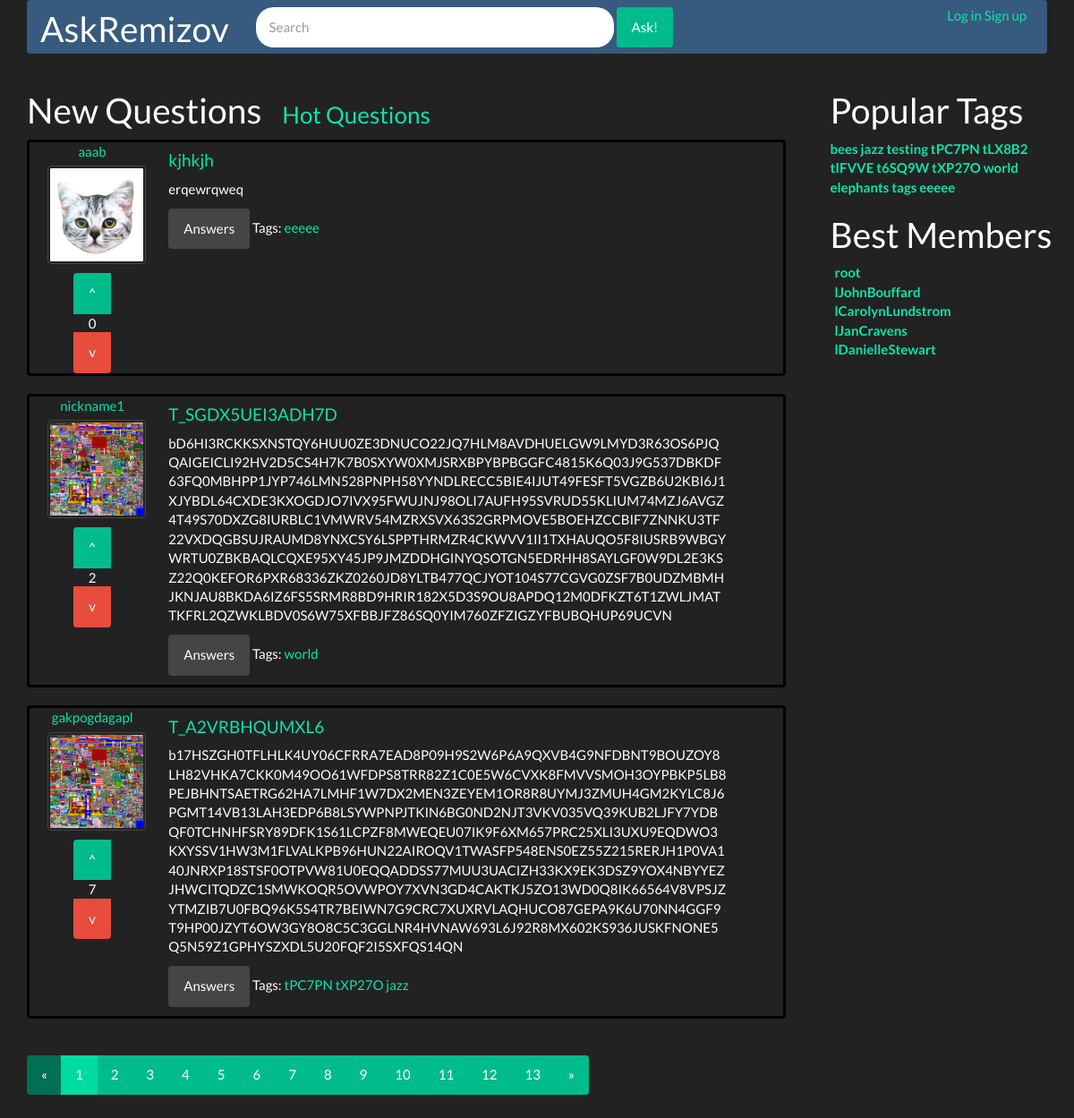
The page /question/ on the database its author committed.
### questions/models.py (models this page shows, shortened)
class Question(models.Model):
    author = models.ForeignKey(Profile, on_delete=models.SET(''))
    title = models.CharField(max_length=MAX_TITLE_LENGTH)
    body = models.CharField(max_length=MAX_TEXT_LENGTH)
    rating = models.IntegerField(default=0)
    publication_date = models.DateTimeField('date published', auto_now=True)
    tags = models.ManyToManyField(Tag)
    objects = QuestionManager()

class Profile(models.Model):
    user = models.OneToOneField(User, on_delete=models.CASCADE)
    rating = models.IntegerField(default=0)
    avatar = models.ImageField(upload_to='%Y/%m/%d/', default='avatar.png')
    objects = ProfileManager()

class Tag(models.Model):
    text = models.CharField(max_length=MAX_TAG_LENGTH)
    objects = TagManager()

### questions/views.py (the view)
def new_questions_view(request):
    show_hot = True if int(request.GET.get('hot') or 0) else False
    questions = get_page(Question.objects.order_by('-rating' if show_hot else '-publication_date'), 3,
                         int(request.GET.get('page') or 1))
    return render(request, 'questions/base.html', {
                  'get_parameters': get_GET_parameters(request),
                  'questions': questions,
                  'best_members': get_best_members(),
                  'popular_tags': Tag.objects.get_popular(16),
                  'show_hot': show_hot,
                  })

### questions/models.py (called while the page is built)
    def get_popular(self, number):
        return Tag.objects.annotate(num_questions=Count('question')).order_by('-num_questions')[:number]

### questions/views.py (called while the page is built)
def get_page(objects, page_size, page_number):
    paginator = Paginator(objects, page_size)
    try:
        result = paginator.page(page_number)
    except PageNotAnInteger:
        result = paginator.page(1)
    except EmptyPage:
        result = paginator.page(paginator.num_pages)
    return result

def get_GET_parameters(request):
    parameters = ''
    for parameter in (request.GET.items()):
        parameters += str(parameter[0] + '=' + parameter[1] + '&')
    return parameters

def get_best_members():
    return User.objects.order_by('profile__rating')[:5]

### templates/questions/base.html (shortened to what this page needs)
{% load static %}
<!DOCTYPE html>
<html lang="en">
<head>
	<link href="{% static "bootstrap/css/darkly_bootstrap.css" %}" type="text/css" rel="stylesheet">
</head>
<body class="container">
	{% include 'questions/navbar.html' %}
	<div class="row">
		<div class="col-sm-9 left_side">
			<div class="row">
				{% if show_hot == 0 %}
				<h1 class="header_questions">New Questions</h1>
				<a href="{% url 'base' %}?hot=1"><h3 class="header_hot_questions">Hot Questions</h3></a>
				{% else %}
				<a href="{% url 'base' %}?"><h3 class="header_questions">New Questions</h3></a>
				<h1 class="header_hot_questions">Hot Questions</h1>
				{% endif %}
			</div>
			{% for question in questions %}
				{% include 'questions/question.html' %}
			{% endfor %}
			{% if questions.has_other_pages %}
				<ul class="pagination">
					{% if questions.has_previous %}
						<li><a href="?{{ get_parameters }}page={{ questions.previous_page_number }}">&laquo;</a></li>
					{% else %}
						<li class="disabled"><span>&laquo;</span></li>
					{% endif %}
					{% for i in questions.paginator.page_range %}
						{% if questions.number == i %}
							<li class="active"><span>{{ i }} <span class="sr-only">(current)</span></span></li>
						{% else %}
							<li><a href="?{{ get_parameters }}page={{ i }}">{{ i }}</a></li>
						{% endif %}
					{% endfor %}
					{% if questions.has_next %}
						<li><a href="?{{ get_parameters }}page={{ questions.next_page_number }}">&raquo;</a></li>
					{% else %}
						<li class="disabled"><span>&raquo;</span></li>
					{% endif %}
				</ul>
			{% endif %}
		</div>
		<div class="col-sm-3" id="right_side">
			{% include 'questions/popular_tags.html' %}
			{% include 'questions/best_members.html' %}
		</div>
	</div>
</body>
</html>

### templates/questions/question.html
{% load static %}
<div class="question">
	<div class="col-sm-2 question_info">
		<center><a> {{ question.author.user.first_name }} </a></center>
		<a>
			{% if question.author.avatar %}
				<img src="{{ question.author.avatar.url }}" alt="72x72" class="img-thumbnail question_img">
			{% endif %}
		</a>
		<div class="rating">
			<center>
				<div class="btn-group btn-group-vertical">
					<button type="submit" class="btn btn-success" id="btn_rating">^</button>
					{{ question.rating }}
					<button type="submit" class="btn btn-danger" id="btn_rating">v</button>
				</div>
			</center>
		</div>
	</div>
	<div class="row">
		<div class="col-sm-9">
			<a href="/question/q/{{ question.id }}">
				<h4>{{ question.title }}</h4>
			</a>
			<p>{{ question.body }}</p>
			<p>
				<a href="{% url 'answers' question.id %}" class="btn btn-default">
					Answers
			    </a>
					Tags:
					{% for tag in question.tags.all %}
					<a href="{% url 'questions_by_tag' tag.id %}"> {{ tag.text }} </a>
					{% endfor %}
			</p>
		</div>
	</div>
</div>

### templates/questions/popular_tags.html
<div class="row">
	<h1>Popular Tags</h1>
</div>
<div align="left" class="row">
	{% for tag in popular_tags %}
		<a href="/question/tag/{{ tag.id }}"><b>
			{{ tag.text }}
		</b></a>
	{% endfor %}
</div>

### templates/questions/best_members.html
<div class="row">
    <h1>Best Members</h1>
</div>
<ul class="best_members">
    {% for member in best_members %}
        <li><a><b> {{ member.username }} </b></a></li>
    {% endfor %}
</ul>

### rows shown on the page
Question: author.user.first_name "aaab", author.avatar (placeholder picture), rating "0", title "kjhkjh", body "erqewrqweq"
Tag: text "eeeee"
Question: author.user.first_name "nickname1", author.avatar (placeholder picture), rating "2", title "T_SGDX5UEI3ADH7D", body "bD6HI3RCKKSXNSTQY6HUU0ZE3DNUCO22JQ7HLM8AVDHUELGW9LMYD3R63OS6PJQQAIGEICLI92HV2D5CS4H7K7B0SXYW0XMJSRXBPYBPBGGFC4815K6Q03J9G537DBKDF63FQ0MBHPP1JYP746LMN528PNPH58YYNDLRECC5BIE4IJUT49FESFT5VGZB6U2KBI6J1XJYBDL64CXDE3KXOGDJO7IVX95FWUJNJ98OLI7AUFH95SVRUD55KLIUM74MZJ6AVGZ4T49S70DXZG8IURBLC1VMWRV54MZRXSVX63S2GRPMOVE5BOEHZCCBIF7ZNNKU3TF22VXDQGBSUJRAUMD8YNXCSY6LSPPTHRMZR4CKWVV1II1TXHAUQO5F8IUSRB9WBGYWRTU0ZBKBAQLCQXE95XY45JP9JMZDDHGINYQSOTGN5EDRHH8SAYLGF0W9DL2E3KSZ22Q0KEFOR6PXR68336ZKZ0260JD8YLTB477QCJYOT104S77CGVG0ZSF7B0UDZMBMHJKNJAU8BKDA6IZ6FS5SRMR8BD9HRIR182X5D3S9OU8APDQ12M0DFKZT6T1ZWLJMATTKFRL2QZWKLBDV0S6W75XFBBJFZ86SQ0YIM760ZFZIGZYFBUBQHUP69UCVN"
Tag: text "world"
Question: author.user.first_name "gakpogdagapl", author.avatar (placeholder picture), rating "7", title "T_A2VRBHQUMXL6", body "b17HSZGH0TFLHLK4UY06CFRRA7EAD8P09H9S2W6P6A9QXVB4G9NFDBNT9BOUZOY8LH82VHKA7CKK0M49OO61WFDPS8TRR82Z1C0E5W6CVXK8FMVVSMOH3OYPBKP5LB8PEJBHNTSAETRG62HA7LMHF1W7DX2MEN3ZEYEM1OR8R8UYMJ3ZMUH4GM2KYLC8J6PGMT14VB13LAH3EDP6B8LSYWPNPJTKIN6BG0ND2NJT3VKV035VQ39KUB2LJFY7YDBQF0TCHNHFSRY89DFK1S61LCPZF8MWEQEU07IK9F6XM657PRC25XLI3UXU9EQDWO3KXYSSV1HW3M1FLVALKPB96HUN22AIROQV1TWASFP548ENS0EZ55Z215RERJH1P0VA140JNRXP18STSF0OTPVW81U0EQQADDSS77MUU3UACIZH33KX9EK3DSZ9YOX4NBYYEZJHWCITQDZC1SMWKOQR5OVWPOY7XVN3GD4CAKTKJ5ZO13WD0Q8IK66564V8VPSJZYTMZIB7U0FBQ96K5S4TR7BEIWN7G9CRC7XUXRVLAQHUCO87GEPA9K6U70NN4GGF9T9HP00JZYT6OW3GY8O8C5C3GGLNR4HVNAW693L6J92R8MX602KS936JUSKFNONE5Q5N59Z1GPHYSZXDL5U20FQF2I5SXFQS14QN"
Tag: text "tPC7PN"
Tag: text "tXP27O"
Tag: text "jazz"
Tag: text "bees"
Tag: text "testing"
Tag: text "tLX8B2"
Tag: text "tIFVVE"
Tag: text "t6SQ9W"
Tag: text "elephants"
Tag: text "tags"

### other values the page prints
{{ i }} "1"
{{ i }} "2" "3" "4" "5" "6" "7" "8" "9" "10" "11" "12" "13"
{{ member.username }} "root"
{{ member.username }} "lJohnBouffard"
{{ member.username }} "lCarolynLundstrom"
{{ member.username }} "lJanCravens"
{{ member.username }} "lDanielleStewart"
